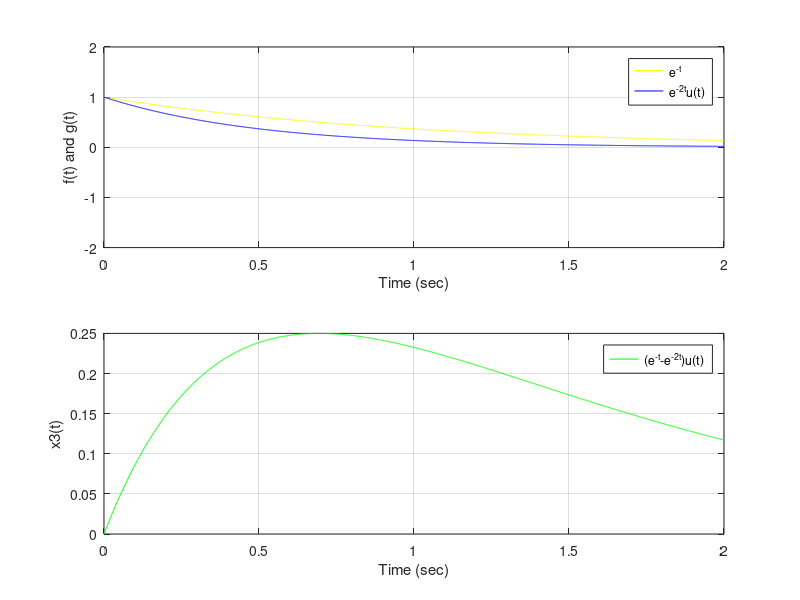

MATLAB code for this plot:
fs = 1000;
t = 0:1/fs:2;
u = (t>=0);                          
f = exp(-t).*u;
g = exp(-2*t).*u;
x3 = f-g;

figure(6)

subplot(211)
plot(t,f,'y','DisplayName','e^-^t'), grid on
axis([0 2 -2 2]);
hold on
plot(t,g,'b','DisplayName','e^-^2^tu(t)'), grid on
hold off
ylabel('f(t) and g(t)') 
xlabel('Time (sec)')
legend

subplot(212)
plot(t,x3,'g','DisplayName','(e^-^t-e^-^2^t)u(t)'), grid on
ylabel('x3(t)') 
xlabel('Time (sec)')
legend

